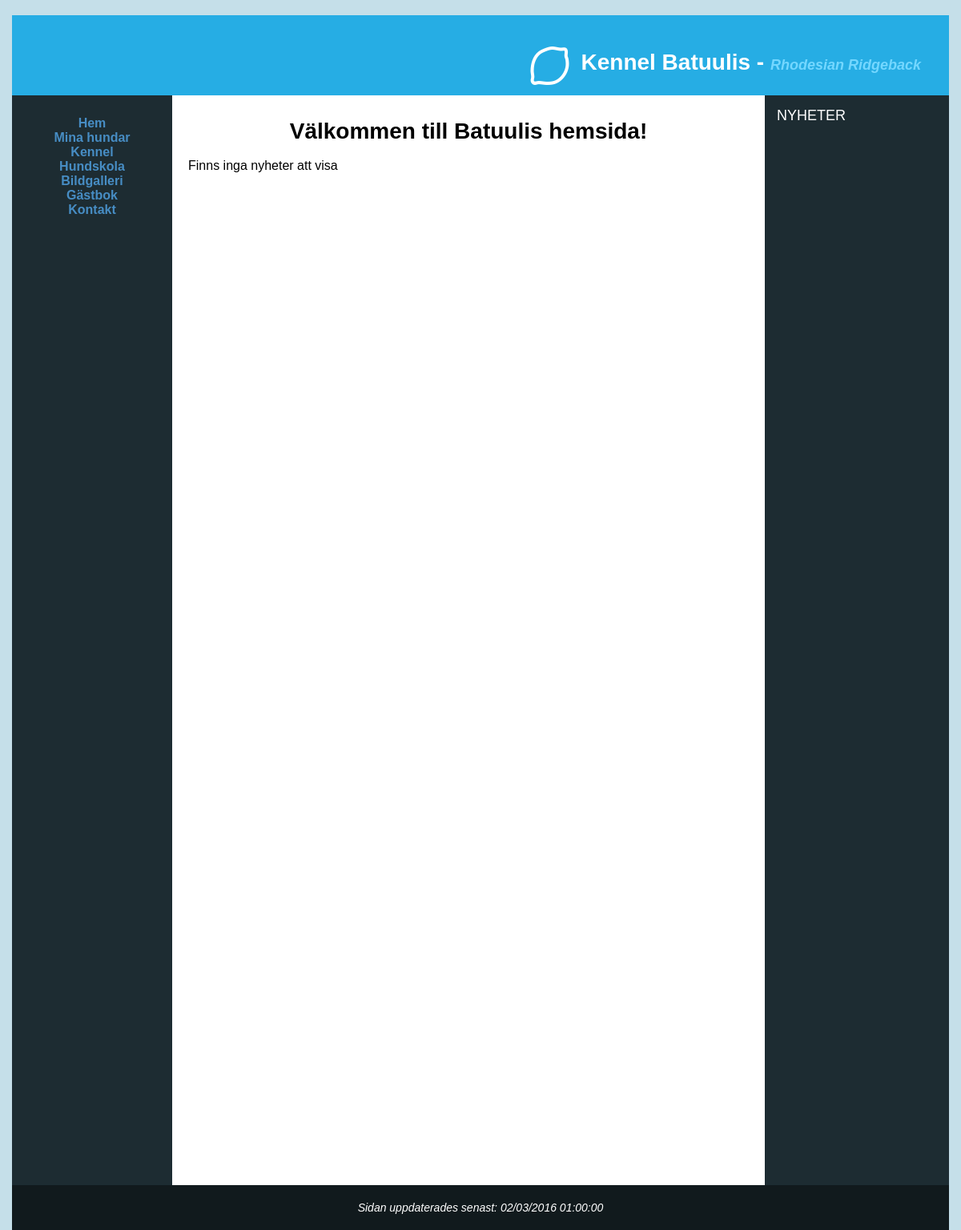
Before: / with the older database file.
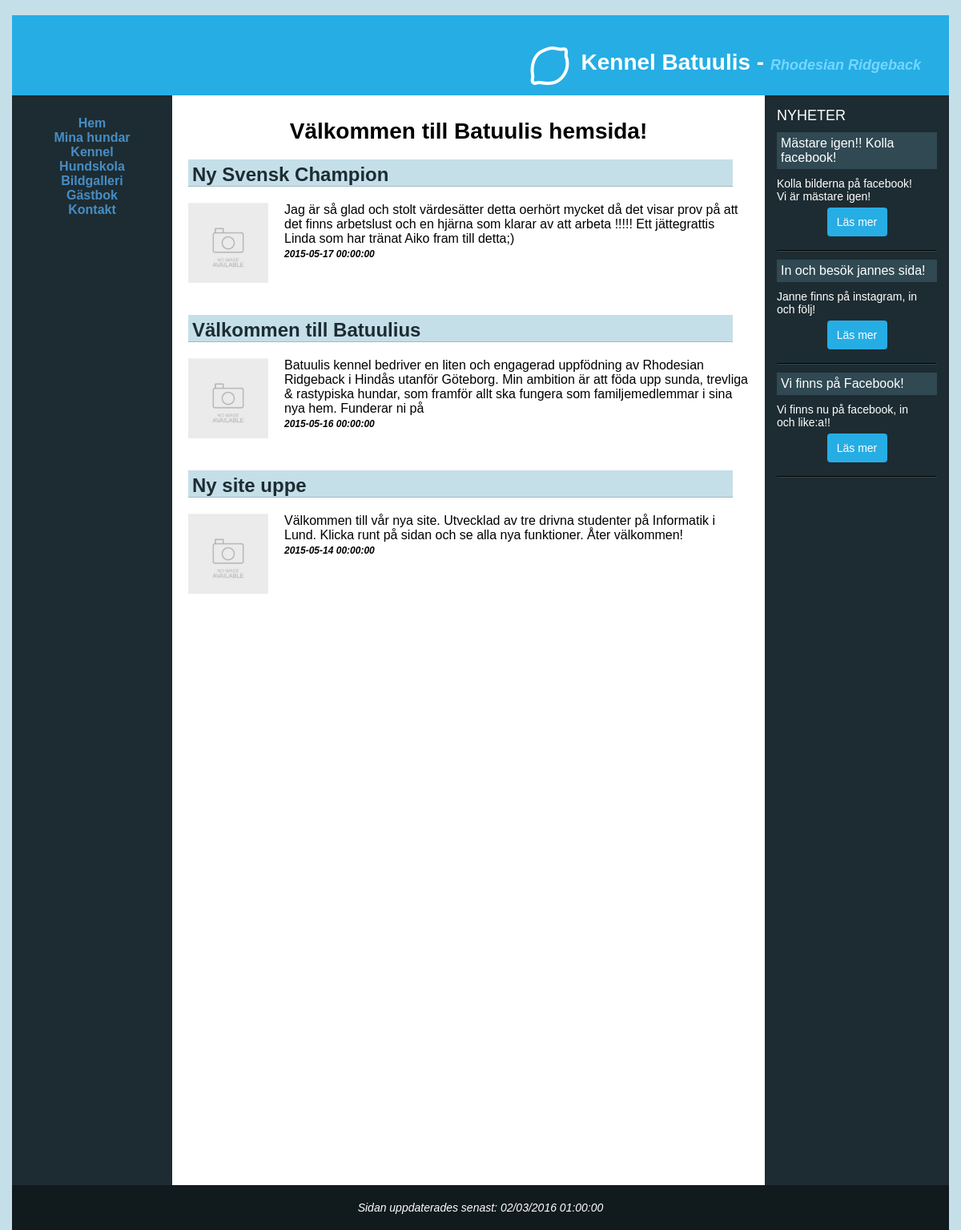
After: the same page with the newer database file.
### tables this page shows
CREATE TABLE NewsFeed (
    `NewsTitle` varchar(255) NOT NULL,
    `CreatedAt` DATETIME NOT NULL,
    `Description` varchar(255),
    `NewsImagePath` varchar(255),
    `NewsLink` varchar(255),
    PRIMARY KEY (`NewsTitle`,`CreatedAt`)
);

CREATE TABLE News (
    `Title` varchar(255) NOT NULL,
    `CreatedAt` DATETIME NOT NULL,
    `NewsText` varchar(255),
    `NewsImagePath` varchar(255),
    PRIMARY KEY (`Title`,`CreatedAt`)
);

### data/dbHelper.php (called while the page is built, shortened)
<?php
function result($err, $data){
	return array('err' => $err, 'data' => $data);
}
function createConnection(){
	$localhost = true;
	$db = null;
	if ($localhost){
		$db = new PDO("mysql:host=127.0.0.1;dbname=OperationDoge;charset=utf8mb4;", "root", "root");
	} else {
		$db = new PDO("mysql:host=mysqlsemi1.space2u.com;dbname=d36234_db6;", "d36234-db6", "jn9MGrOC");
	}
	$db->setAttribute( PDO::ATTR_ERRMODE, PDO::ERRMODE_EXCEPTION);
	return $db;
}
function createStatement($conn, $q, $p){
	$statement = $conn->prepare($q);
	$statement->setFetchMode(PDO::FETCH_ASSOC);
	return $statement;
}
function fetchAll($statement){
	return $statement->fetchAll();
}
function query($q, $p = NULL, $single = false){
	$err = null;
	$data = null;
	try {
		$conn = createConnection();
		$statement = createStatement($conn, $q, $p);
		$statement->execute($p);
		$data = ($single ? fetch($statement) : fetchAll($statement));
	} catch(PDOException $e){
		$err = $e;
	}
	return result($err, $data);
}
?>

### index.php (the view, shortened to what this page needs)
<?php
include_once 'header.php';
include_once 'aside.php';
?>
<?php
$result = query("SELECT Title, CreatedAt, NewsText, NewsImagePath FROM News ORDER BY CreatedAt DESC LIMIT 10");
if ($result['err'] == null){
	$newsData = $result['data'];
} else {
	$newsError = 'Gick inte att läsa nyheter, prova ladda om sidan.';
}
?>
<main class="height-uv">
	<div class="container">
		<div class="row">
			<div class="twelve columns">
				<h1 class="page-header">Välkommen till Batuulis hemsida!</h1>
			</div>
		</div>
	</div>
<?php
if (!isset($newsError)){
	if (count($newsData) > 0){
		foreach($newsData as $key => $n){
			if($n['NewsImagePath'] === NULL){
				$image = "noimage.jpg";
			}else{
				$image = $n['NewsImagePath'];
			}
			echo '<div class="row"><div class="twelve columns">';
			echo '<h2>';
			echo $n['Title'];
			echo '</h2>';
			echo '<img class="news-image floatleft" src="uploads/'.$image.'" width="100" height="100" alt="">';
			echo '<p class="details">';
			echo $n['NewsText'];
			echo '</p>';
			echo '<span class="news-datetime">';
			echo $n['CreatedAt'];
			echo '</span>';
			echo '<br/>';
			echo '<br class="clearleft">';
			echo '</div></div>';
		}
	} else {
		echo '<div class="row"><div class="twelve columns">';
		echo 'Finns inga nyheter att visa';
		echo '</div></div>';
	}
} else {
	echo '<div class="row"><div class="twelve columns">';
	echo $newsError;
	echo '</div></div>';
}
?>
</main>
<?php
include_once 'footer.php';
?>

### header.php (shortened to what this page needs)
<?php
    include_once 'data/dbHelper.php';
?>
<!DOCTYPE html>
<html>
<head>
    <link rel="stylesheet" href="css/style.css">
    <link rel="stylesheet" type="text/css" href="https://cdnjs.cloudflare.com/ajax/libs/skeleton/2.0.4/skeleton.css" />
    <link rel="stylesheet" type="text/css" media="all" href="css/jquery.fancybox.css">
    <link rel="stylesheet" href="https://maxcdn.bootstrapcdn.com/font-awesome/4.5.0/css/font-awesome.min.css">
    </head>
    <body>
        <div id="wrapper">
            <header>
                <h1><i class="fa fa-lemon-o fa-2x"></i><span class="logo">Kennel Batuulis - <span class="slogan">Rhodesian Ridgeback</span></span></h1>
            </header>
            <nav>
                <ul>
                    <li><a href="index.php">Hem</a></li>
                    <li><a href="mydogs.php">Mina hundar</a></li>
                    <li><a href="dogs.php">Kennel</a></li>
                    <li><a href="school.php">Hundskola</a></li>
                    <li><a href="gallery.php">Bildgalleri</a></li>
                    <li><a href="forum.php">Gästbok</a></li>
                    <li><a href="contact.php">Kontakt</a></li>
                </ul>
            </nav>

### aside.php (shortened to what this page needs)
<aside>
	<span class="aside-title">Nyheter</span>
	<?php
	$result = query("SELECT NewsTitle, CreatedAt, Description, NewsImagePath, NewsLink FROM NewsFeed ORDER BY CreatedAt DESC LIMIT 3");
	$newsFeedData = $result['data'];
	foreach($newsFeedData as $key => $n){
		echo '<div class="sidebar-item">';
		echo '<div class="news-title">';
		echo $n['NewsTitle'];
		echo '</div>';
		echo '<div class="news-desc">';
		echo $n['Description'];
		echo '</div>';
		if(strlen($n['NewsLink']) > 0){
			echo '<br><a href="'.$n['NewsLink'].'" class="news-more">Läs mer</a>';
		}
		echo '<hr class="newsfeed-sep">';
		echo '</div>';
	}
	?>
</aside>

### footer.php
   <time>
        <div id="updatedTime"></div>
    </time>
   </div>
</body>
</html>

### css/style.css (style rules this page uses)
body { background: #c5dfe9; color: #330000; font-family: "Verdana", "Arial", sans-serif; }
body, html { height: 100%; }
ul li { list-style-type: none; }
#wrapper { background: #1d2c32; min-width: 700px; max-width: 1170px; margin: 0 auto; }
header { background: #26ade4; color: #000; text-align: left; margin: 0; height: 100px; background-position: center; }
header h1 { text-align: right; position: relative; top: 35px; right: 35px; color: #fff; }
span.slogan { color: #74d7ff; font-size: 18px; font-style: italic; }
span.logo { position: relative; top: -15px; margin-left: 15px; }
nav, main, aside { min-height: 500px; }
header, nav, main, aside, time { display: block; }
img { border: none; }
h1 { display: block; font-size: 28px !important; font-weight: bold; }
h2 { background: #c5dfe9; border-bottom: 1px solid #a4b9c1; font-size: 24px !important; color: #1d2c32; padding: 5px 0 0 5px; margin-right: 20px; clear: left; }
nav { text-align: center; float: left; width: 200px; font-weight: bold; padding-top: 10px; color: #fff; }
nav a { text-decoration: none; padding-bottom: 15px; }
nav a:link { color: #478dc4; }
nav ul { padding-left: 0; list-style-type: none; }
aside { float: right; padding: 15px; font-size: 14px; width: 200px; color: #fff; height: 100%; }
aside a { color: #478dc4; }
.aside-title { font-size: 18px; margin-left: 0; text-transform: uppercase; }
.news-title { font-size: 16px; background: #304953; padding: 5px; margin-top: 10px; margin-bottom: 10px; }
.news-more { position: relative; top: -10px; padding: 10px; border-radius: 4px; background: #26ade4; color: #fff; margin: 0 auto; display: block; max-width: 55px; text-align: center; text-decoration: none; }
.newsfeed-sep { border-color: #304953; }
time { background: #111a1d; color: #fff; padding: 20px 0 20px 0; clear: both; font-size: 14px; text-align: center; font-style: italic; }
main { padding: 10px 20px 50px 20px; background: #fff; color: #000; overflow: auto; height: 100%; }
.height-uv { min-height: 1300px; }
p.details { max-width: 650px; margin: 0 auto; overflow: auto; }
.news-desc { word-wrap: break-word; text-align: justify; max-width: 180px; text-align: left; }
.news-datetime { font-style: italic; font-weight: bold; font-size: 12px; }
.floatleft { padding: 0 20px 20px 0; float: left; }
.page-header { text-align: center; }

Changed rows visible on the page:
added newsfeed: NewsTitle "Mästare igen!! Kolla facebook!", Description "Kolla bilderna på facebook! Vi är mästare igen!"
added newsfeed: NewsTitle "In och besök jannes sida!", Description "Janne finns på instagram, in och följ!"
added newsfeed: NewsTitle "Vi finns på Facebook!", Description "Vi finns nu på facebook, in och like:a!!"
added news: Title "Ny Svensk Champion", NewsText "Jag är så glad och stolt värdesätter detta oerhört mycket då det visar prov på att det finns arbetslust och en hjärna som klarar av att arbeta !!!!! Ett jättegrattis Linda som har tränat Aiko fram till detta;)", CreatedAt "2015-05-17 00:00:00"
added news: Title "Välkommen till Batuulius", NewsText "Batuulis kennel bedriver en liten och engagerad uppfödning av Rhodesian Ridgeback i Hindås utanför Göteborg. Min ambition är att föda upp sunda, trevliga & rastypiska hundar, som framför allt ska fungera som familjemedlemmar i sina nya hem. Funderar ni på", CreatedAt "2015-05-16 00:00:00"
added news: Title "Ny site uppe", NewsText "Välkommen till vår nya site. Utvecklad av tre drivna studenter på Informatik i Lund. Klicka runt på sidan och se alla nya funktioner. Åter välkommen!", CreatedAt "2015-05-14 00:00:00"
Other visible differences:
text no longer shown: "Finns inga nyheter att visa"
